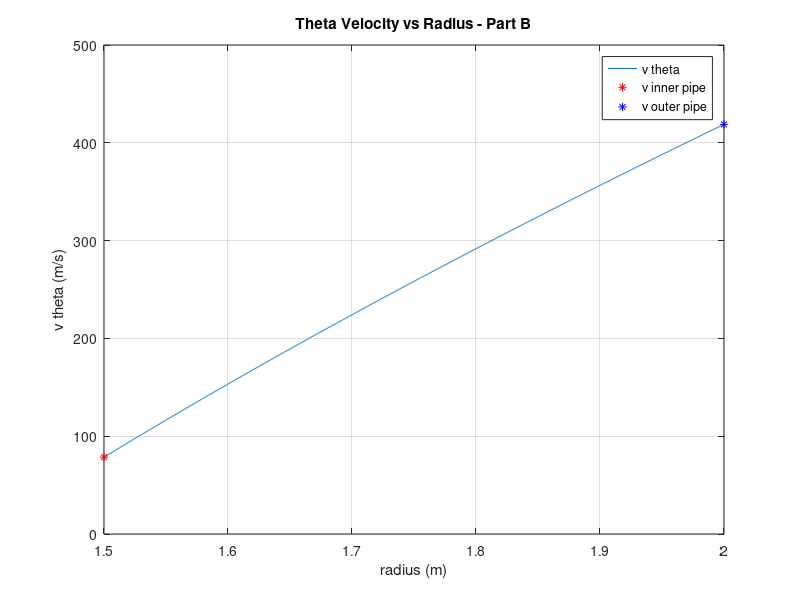
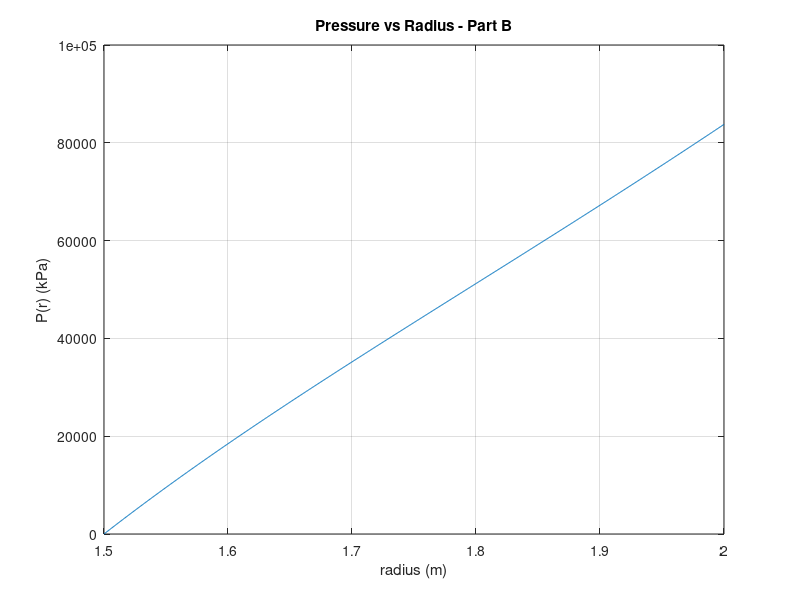
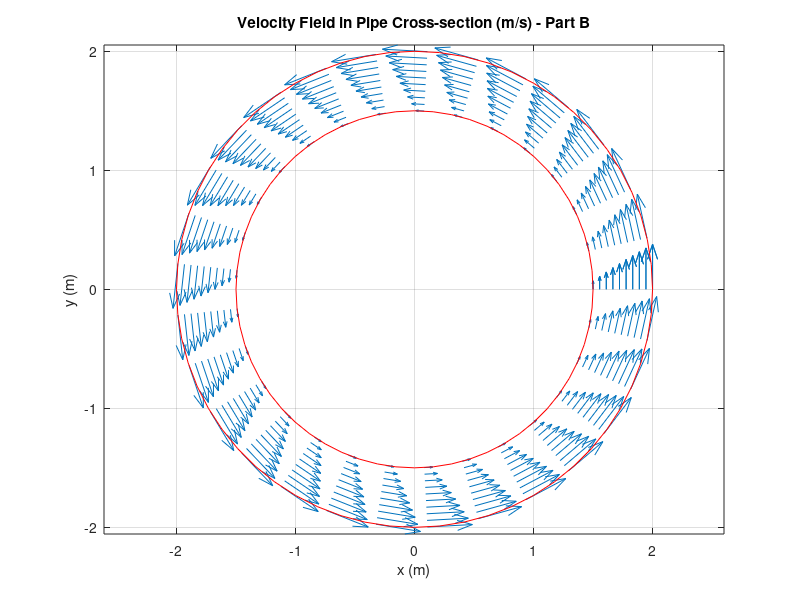
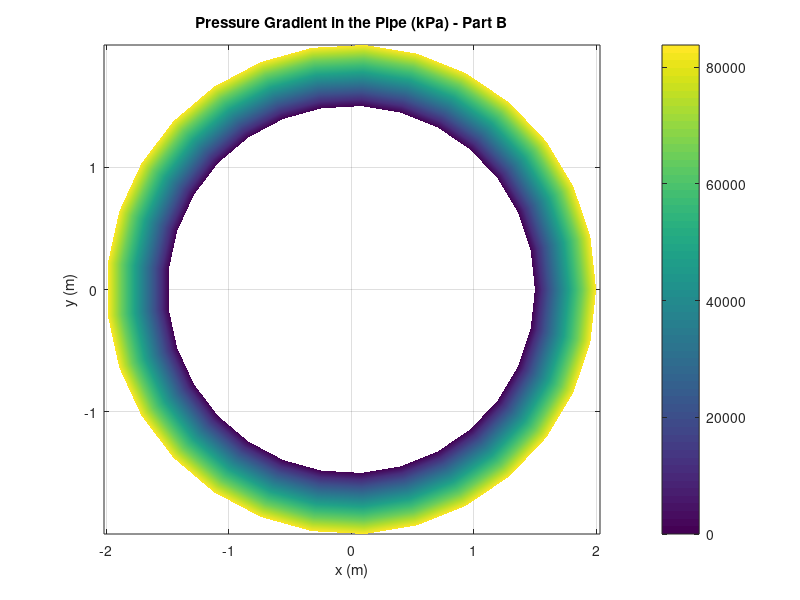

Write MATLAB code to recreate these figures, in order.
clc
clear 
close all

%% initialization

R1 = 1.5; % m
R2 = 2; % m

w1 = 500; % rev/min
w2 = 2000; % rev/min

P1 = 0; % kPa
rho = 1000; % kg/m^3

r = linspace(R1,R2,1000); % m
theta = linspace(0,2*pi,1000); % rad

%% calculations

% convert to rad/s
w1 = w1*(2*pi)/60; % rad/s
w2 = w2*(2*pi)/60; % rad/s

% polynomial coefficients
g1 =  (w2*R2^2-w1*R1^2)/(R2^2-R1^2);
g2 = ((R1*R2)^2)*(w1-w2)/(R2^2-R1^2);

% theta velocity
v_theta = g1*r+g2./r; % m/s

% P(r)
P = rho*(g1^2)*(r.^2-R1^2)/2 + 2*rho*g1*g2*log(r/R1) - rho*(g2^2)*((1./r.^2)-1/R1^2) + P1; % N/m^2

% tangential velocity of each cylinder
v_pipe_in = R1*w1;
v_pipe_out = R2*w2;

%% plots

figure(1)
plot(r,v_theta)
hold on
plot(R1,v_pipe_in,'r*')
plot(R2,v_pipe_out,'b*')
grid on
title('Theta Velocity vs Radius - Part B')
xlabel('radius (m)')
ylabel('v {theta} (m/s)')
legend('v {theta}','v inner pipe','v outer pipe')

figure(2)
plot(r,P/1000)
grid on
title('Pressure vs Radius - Part B')
xlabel('radius (m)')
ylabel('P(r) (kPa)')

%% extra velocity (mesh format)

r = linspace(R1,R2,10);
theta = linspace(0,2*pi,30);

[r, theta] = meshgrid(r,theta);
x = r.*cos(theta);
y = r.*sin(theta);

v_theta = (w2*R2^2-w1*R1^2)*r/(R2^2-R1^2)+((R1*R2)^2)*(w1-w2)*(1./r)/(R2^2-R1^2); % m/s

u = -sin(theta).*v_theta; % x component of the vector field
v = cos(theta).*v_theta; % y component of the vector field

figure(3)
quiver(x, y, u, v)
title('Velocity Field in Pipe Cross-section (m/s) - Part B')
hold on
rectangle('Position', [-R1, -R1, 2*R1, 2*R1], 'Curvature', [1, 1], 'EdgeColor', 'r');
rectangle('Position', [-R2, -R2, 2*R2, 2*R2], 'Curvature', [1, 1], 'EdgeColor', 'r');
axis equal
grid on
xlabel('x (m)')
ylabel('y (m)')

%% extra pressure (mesh format)

P = rho*(g1^2)*(r.^2-R1^2)/2 + 2*rho*g1*g2*log(r/R1) - rho*(g2^2)*((1./r.^2)-1/R1^2) + P1;

u = -sin(theta).*v_theta; % x component of the vector field
v = cos(theta).*v_theta; % y component of the vector field

figure(4);
pcolor(x, y, P/1000);
title('Pressure Gradient in the Pipe (kPa) - Part B')
shading interp;  % Interpolate colors for smooth representation
colorbar;       % Display color bar
grid on
axis equal
xlabel('x (m)')
ylabel('y (m)')


